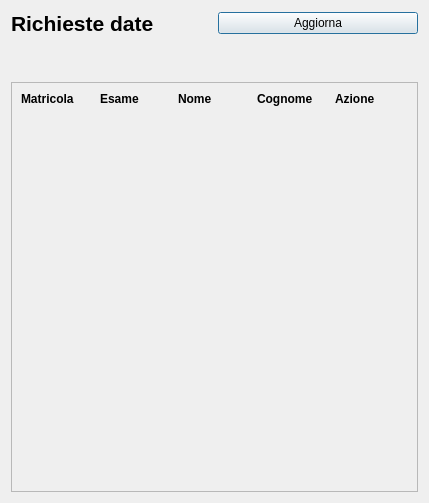
<?xml version="1.0" encoding="UTF-8"?>
<ui version="4.0">
 <class>FornisciDate</class>
 <widget class="QDialog" name="FornisciDate">
  <property name="geometry">
   <rect>
    <x>0</x>
    <y>0</y>
    <width>429</width>
    <height>503</height>
   </rect>
  </property>
  <property name="windowTitle">
   <string>StudiSync - Segreteria Inoltra Prenotazione</string>
  </property>
  <layout class="QVBoxLayout" name="verticalLayout">
   <item>
    <layout class="QHBoxLayout" name="horizontalLayout">
     <item>
      <widget class="QLabel" name="label_4">
       <property name="font">
        <font>
         <pointsize>16</pointsize>
         <bold>true</bold>
        </font>
       </property>
       <property name="styleSheet">
        <string notr="true">text-align:center</string>
       </property>
       <property name="text">
        <string>Richieste date </string>
       </property>
      </widget>
     </item>
     <item>
      <widget class="QPushButton" name="AggiornaButton">
       <property name="text">
        <string>Aggiorna</string>
       </property>
      </widget>
     </item>
    </layout>
   </item>
   <item>
    <spacer name="verticalSpacer_2">
     <property name="orientation">
      <enum>Qt::Vertical</enum>
     </property>
     <property name="sizeType">
      <enum>QSizePolicy::Preferred</enum>
     </property>
     <property name="sizeHint" stdset="0">
      <size>
       <width>20</width>
       <height>40</height>
      </size>
     </property>
    </spacer>
   </item>
   <item>
    <widget class="QScrollArea" name="scrollArea">
     <property name="widgetResizable">
      <bool>true</bool>
     </property>
     <widget class="QWidget" name="scrollAreaWidgetContents">
      <property name="geometry">
       <rect>
        <x>0</x>
        <y>0</y>
        <width>409</width>
        <height>401</height>
       </rect>
      </property>
      <layout class="QVBoxLayout" name="verticalLayout_2">
       <item>
        <layout class="QHBoxLayout" name="horizontalLayout_2">
         <item>
          <widget class="QLabel" name="label_3">
           <property name="font">
            <font>
             <bold>true</bold>
            </font>
           </property>
           <property name="text">
            <string>Matricola</string>
           </property>
          </widget>
         </item>
         <item>
          <widget class="QLabel" name="label_2">
           <property name="font">
            <font>
             <bold>true</bold>
            </font>
           </property>
           <property name="text">
            <string>Esame</string>
           </property>
          </widget>
         </item>
         <item>
          <widget class="QLabel" name="label_5">
           <property name="font">
            <font>
             <bold>true</bold>
            </font>
           </property>
           <property name="text">
            <string>Nome</string>
           </property>
          </widget>
         </item>
         <item>
          <widget class="QLabel" name="label_6">
           <property name="font">
            <font>
             <bold>true</bold>
            </font>
           </property>
           <property name="text">
            <string>Cognome</string>
           </property>
          </widget>
         </item>
         <item>
          <widget class="QLabel" name="label_7">
           <property name="font">
            <font>
             <bold>true</bold>
            </font>
           </property>
           <property name="text">
            <string>Azione</string>
           </property>
          </widget>
         </item>
        </layout>
       </item>
       <item>
        <layout class="QVBoxLayout" name="TableView"/>
       </item>
       <item>
        <spacer name="verticalSpacer">
         <property name="orientation">
          <enum>Qt::Vertical</enum>
         </property>
         <property name="sizeHint" stdset="0">
          <size>
           <width>20</width>
           <height>40</height>
          </size>
         </property>
        </spacer>
       </item>
      </layout>
     </widget>
    </widget>
   </item>
  </layout>
 </widget>
 <resources/>
 <connections/>
</ui>
